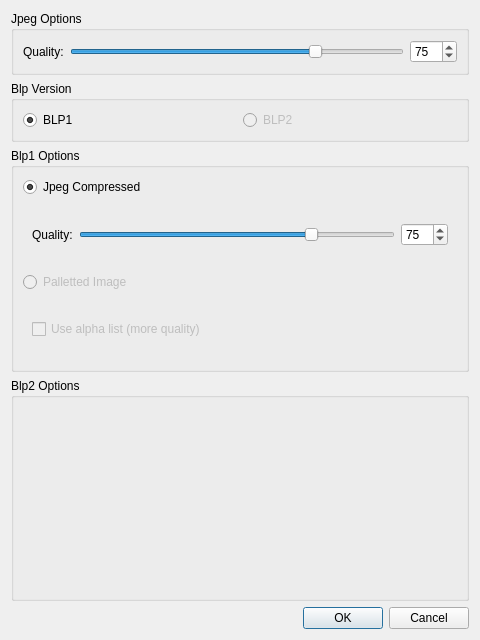
<?xml version="1.0" encoding="UTF-8"?>
<ui version="4.0">
 <class>ImageSettingsDialog</class>
 <widget class="QDialog" name="ImageSettingsDialog">
  <property name="geometry">
   <rect>
    <x>0</x>
    <y>0</y>
    <width>480</width>
    <height>640</height>
   </rect>
  </property>
  <property name="windowTitle">
   <string>Dialog</string>
  </property>
  <property name="modal">
   <bool>false</bool>
  </property>
  <layout class="QVBoxLayout" name="verticalLayout">
   <item>
    <widget class="QGroupBox" name="jpegGroupBox">
     <property name="sizePolicy">
      <sizepolicy hsizetype="Preferred" vsizetype="Minimum">
       <horstretch>0</horstretch>
       <verstretch>0</verstretch>
      </sizepolicy>
     </property>
     <property name="title">
      <string>Jpeg Options</string>
     </property>
     <layout class="QHBoxLayout" name="horizontalLayout_3">
      <item>
       <widget class="QLabel" name="jpegQualityLabel">
        <property name="text">
         <string>Quality:</string>
        </property>
       </widget>
      </item>
      <item>
       <widget class="QSlider" name="jpegSlider">
        <property name="minimum">
         <number>1</number>
        </property>
        <property name="maximum">
         <number>100</number>
        </property>
        <property name="value">
         <number>75</number>
        </property>
        <property name="orientation">
         <enum>Qt::Horizontal</enum>
        </property>
       </widget>
      </item>
      <item>
       <widget class="QSpinBox" name="jpegSpinBox">
        <property name="minimum">
         <number>1</number>
        </property>
        <property name="maximum">
         <number>100</number>
        </property>
        <property name="value">
         <number>75</number>
        </property>
       </widget>
      </item>
     </layout>
    </widget>
   </item>
   <item>
    <widget class="QGroupBox" name="groupBox">
     <property name="title">
      <string>Blp Version</string>
     </property>
     <layout class="QHBoxLayout" name="horizontalLayout_2">
      <item>
       <widget class="QRadioButton" name="blpVersion1">
        <property name="text">
         <string>BLP1</string>
        </property>
        <property name="checked">
         <bool>true</bool>
        </property>
       </widget>
      </item>
      <item>
       <widget class="QRadioButton" name="blpVersion2">
        <property name="enabled">
         <bool>false</bool>
        </property>
        <property name="text">
         <string>BLP2</string>
        </property>
       </widget>
      </item>
     </layout>
    </widget>
   </item>
   <item>
    <widget class="QGroupBox" name="blp1GroupBox">
     <property name="sizePolicy">
      <sizepolicy hsizetype="Preferred" vsizetype="Expanding">
       <horstretch>0</horstretch>
       <verstretch>0</verstretch>
      </sizepolicy>
     </property>
     <property name="title">
      <string>Blp1 Options</string>
     </property>
     <layout class="QVBoxLayout" name="verticalLayout_2">
      <item>
       <widget class="QRadioButton" name="jpegCompressed">
        <property name="text">
         <string>Jpeg Compressed</string>
        </property>
        <property name="checked">
         <bool>true</bool>
        </property>
       </widget>
      </item>
      <item>
       <widget class="QFrame" name="frame_3">
        <property name="frameShape">
         <enum>QFrame::NoFrame</enum>
        </property>
        <property name="frameShadow">
         <enum>QFrame::Raised</enum>
        </property>
        <layout class="QHBoxLayout" name="horizontalLayout">
         <item>
          <widget class="QLabel" name="blp1QualityLabel">
           <property name="text">
            <string>Quality:</string>
           </property>
          </widget>
         </item>
         <item>
          <widget class="QSlider" name="blp1Slider">
           <property name="minimum">
            <number>1</number>
           </property>
           <property name="maximum">
            <number>100</number>
           </property>
           <property name="value">
            <number>75</number>
           </property>
           <property name="orientation">
            <enum>Qt::Horizontal</enum>
           </property>
          </widget>
         </item>
         <item>
          <widget class="QSpinBox" name="blp1SpinBox">
           <property name="minimum">
            <number>1</number>
           </property>
           <property name="maximum">
            <number>100</number>
           </property>
           <property name="value">
            <number>75</number>
           </property>
          </widget>
         </item>
        </layout>
       </widget>
      </item>
      <item>
       <widget class="QRadioButton" name="palettedImage">
        <property name="enabled">
         <bool>false</bool>
        </property>
        <property name="text">
         <string>Palletted Image</string>
        </property>
       </widget>
      </item>
      <item>
       <widget class="QFrame" name="frame_4">
        <property name="frameShape">
         <enum>QFrame::NoFrame</enum>
        </property>
        <property name="frameShadow">
         <enum>QFrame::Raised</enum>
        </property>
        <layout class="QVBoxLayout" name="verticalLayout_4">
         <item>
          <widget class="QCheckBox" name="useAplphaList">
           <property name="enabled">
            <bool>false</bool>
           </property>
           <property name="text">
            <string>Use alpha list (more quality)</string>
           </property>
          </widget>
         </item>
        </layout>
       </widget>
      </item>
     </layout>
    </widget>
   </item>
   <item>
    <widget class="QGroupBox" name="blp2groupBox">
     <property name="sizePolicy">
      <sizepolicy hsizetype="Preferred" vsizetype="Expanding">
       <horstretch>0</horstretch>
       <verstretch>0</verstretch>
      </sizepolicy>
     </property>
     <property name="title">
      <string>Blp2 Options</string>
     </property>
    </widget>
   </item>
   <item>
    <widget class="QDialogButtonBox" name="buttonBox">
     <property name="orientation">
      <enum>Qt::Horizontal</enum>
     </property>
     <property name="standardButtons">
      <set>QDialogButtonBox::Cancel|QDialogButtonBox::Ok</set>
     </property>
    </widget>
   </item>
  </layout>
 </widget>
 <resources/>
 <connections>
  <connection>
   <sender>buttonBox</sender>
   <signal>accepted()</signal>
   <receiver>ImageSettingsDialog</receiver>
   <slot>accept()</slot>
   <hints>
    <hint type="sourcelabel">
     <x>254</x>
     <y>635</y>
    </hint>
    <hint type="destinationlabel">
     <x>157</x>
     <y>274</y>
    </hint>
   </hints>
  </connection>
  <connection>
   <sender>buttonBox</sender>
   <signal>rejected()</signal>
   <receiver>ImageSettingsDialog</receiver>
   <slot>reject()</slot>
   <hints>
    <hint type="sourcelabel">
     <x>322</x>
     <y>635</y>
    </hint>
    <hint type="destinationlabel">
     <x>286</x>
     <y>274</y>
    </hint>
   </hints>
  </connection>
  <connection>
   <sender>blp1Slider</sender>
   <signal>valueChanged(int)</signal>
   <receiver>blp1SpinBox</receiver>
   <slot>setValue(int)</slot>
   <hints>
    <hint type="sourcelabel">
     <x>241</x>
     <y>174</y>
    </hint>
    <hint type="destinationlabel">
     <x>410</x>
     <y>172</y>
    </hint>
   </hints>
  </connection>
  <connection>
   <sender>blp1SpinBox</sender>
   <signal>valueChanged(int)</signal>
   <receiver>blp1Slider</receiver>
   <slot>setValue(int)</slot>
   <hints>
    <hint type="sourcelabel">
     <x>401</x>
     <y>176</y>
    </hint>
    <hint type="destinationlabel">
     <x>349</x>
     <y>176</y>
    </hint>
   </hints>
  </connection>
  <connection>
   <sender>jpegSlider</sender>
   <signal>valueChanged(int)</signal>
   <receiver>jpegSpinBox</receiver>
   <slot>setValue(int)</slot>
   <hints>
    <hint type="sourcelabel">
     <x>280</x>
     <y>50</y>
    </hint>
    <hint type="destinationlabel">
     <x>416</x>
     <y>46</y>
    </hint>
   </hints>
  </connection>
  <connection>
   <sender>jpegSpinBox</sender>
   <signal>valueChanged(int)</signal>
   <receiver>jpegSlider</receiver>
   <slot>setValue(int)</slot>
   <hints>
    <hint type="sourcelabel">
     <x>428</x>
     <y>48</y>
    </hint>
    <hint type="destinationlabel">
     <x>375</x>
     <y>48</y>
    </hint>
   </hints>
  </connection>
 </connections>
</ui>
